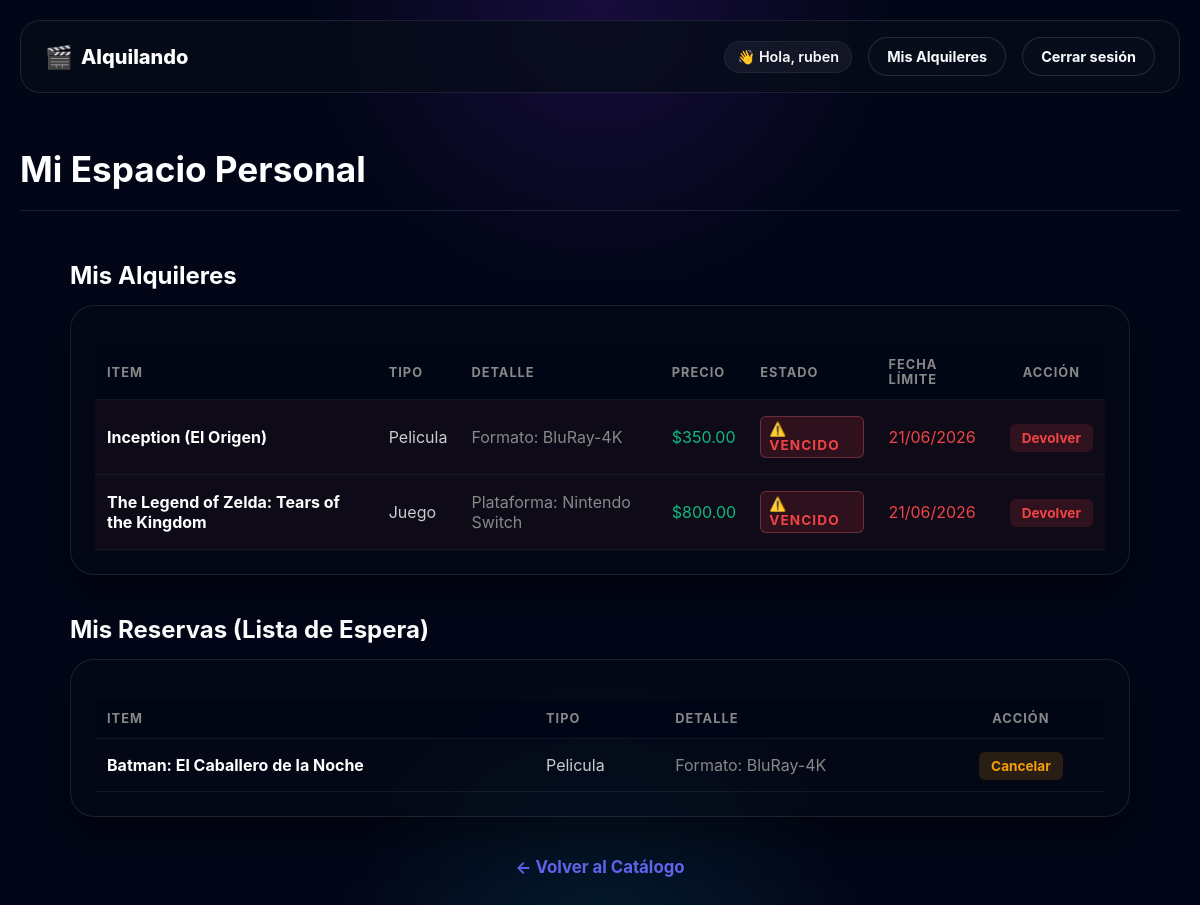
The page /mis-alquileres (signed in) on the database its author committed.
### app.py (models this page shows, shortened)
class Usuario(db.Model):
    __tablename__ = 'usuarios'
    id = db.Column(db.Integer, primary_key=True)
    nombre = db.Column(db.String(100), nullable=False)
    email = db.Column(db.String(100), unique=True, nullable=False)
    password = db.Column(db.String(100), nullable=False)
    rol = db.Column(db.String(20), default='cliente')
    bloqueado = db.Column(db.Boolean, default=False)
    activo = db.Column(db.Boolean, default=False)
    alquileres = db.relationship('ProductoAlquiler', backref='usuario', lazy=True)
    reservas_solicitadas = db.relationship('ProductoAlquiler', secondary=lista_espera, backref=db.backref('en_espera', lazy=True))
    @classmethod
    def buscar_por_id(cls, usuario_id):
        return cls.query.get(usuario_id)

class ProductoAlquiler(db.Model):
    __tablename__ = 'productos_alquiler'
    id = db.Column(db.Integer, primary_key=True)
    titulo = db.Column(db.String(100), nullable=False)
    genero = db.Column(db.String(50), nullable=True)
    alquilado = db.Column(db.Boolean, default=False)
    precio_alquiler = db.Column(db.Float, nullable=False)
    stock = db.Column(db.Integer, default=1)
    imagen = db.Column(db.String(100), default='default.jpg')
    contador_alquileres = db.Column(db.Integer, default=0)
    tipo_producto = db.Column(db.String(50))
    usuario_id = db.Column(db.Integer, db.ForeignKey('usuarios.id'), nullable=True)
    fecha_alquiler = db.Column(db.DateTime, nullable=True)
    fecha_vencimiento = db.Column(db.DateTime, nullable=True)
    estado = db.Column(db.String(30), default='disponible')
    __mapper_args__ = {
        'polymorphic_on': tipo_producto,
        'polymorphic_identity': 'producto_generico'
    }
    def esta_vencido(self):
        if self.fecha_vencimiento and datetime.now() > self.fecha_vencimiento:
            return True
        return False

class Juego(ProductoAlquiler):
    plataforma = db.Column(db.String(50), nullable=True)
    __mapper_args__ = {'polymorphic_identity': 'juego'}
    def obtener_especifico(self):
        return f"Plataforma: {self.plataforma}" if self.plataforma else "Sin plataforma"

### app.py (the view)
@app.route('/mis-alquileres')
def mis_alquileres():
    if 'usuario_id' not in session:
        return redirect(url_for('login'))
    usuario_actual = Usuario.buscar_por_id(session['usuario_id'])
    return render_template('mis_alquileres.html', alquileres=usuario_actual.alquileres, reservas=usuario_actual.reservas_solicitadas)

### app.py (called while the page is built)
    def obtener_especifico(self):
        return f"Formato: {self.formato}" if self.formato else "Sin formato"

### templates/mis_alquileres.html (shortened to what this page needs)
{% extends 'base.html' %}
{% block content %}
<section class="pantalla-principal" style="padding: 20px 0; border-bottom: 1px solid var(--border, #333); margin-bottom: 30px;">
    <h1 style="font-size: 2.2rem; color: #fff; margin: 10px 0 0 0;">Mi Espacio Personal</h1>
</section>
<main class="catalogo" style="max-width: 1100px; margin: 0 auto; padding: 0 20px;">
    <h2 class="subtitulo-seccion" style="font-size: 1.5rem; margin-bottom: 15px; color: #fff;">Mis Alquileres</h2>
    <div class="auth-container" style="max-width: 100%; padding: 24px; margin-bottom: 40px;">
        {% if alquileres %}
            <table class="tabla-panel tabla-cliente" style="width: 100%; border-collapse: collapse; text-align: left;">
                <thead>
                    <tr style="border-bottom: 1px solid #333;">
                        <th style="padding: 12px; color: #888;">Item</th>
                        <th style="padding: 12px; color: #888;">Tipo</th>
                        <th style="padding: 12px; color: #888;">Detalle</th>
                        <th style="padding: 12px; color: #888;">Precio</th>
                        <th style="padding: 12px; color: #888;">Estado</th>
                        <th style="padding: 12px; color: #888;">Fecha Límite</th>
                        <th style="padding: 12px; color: #888; text-align: center;">Acción</th>
                    </tr>
                </thead>
                <tbody>
                    {% for a in alquileres %}
                        {% set vencido = a.esta_vencido() %}
                        <tr {% if vencido %}style="background: rgba(255,68,68,0.04);"{% endif %} style="border-bottom: 1px solid rgba(255,255,255,0.05);">
                            <td style="padding: 16px 12px; font-weight: bold; color: #fff;">{{ a.titulo }}</td>
                            <td class="texto-claro" style="padding: 16px 12px; text-transform: capitalize; color: #ccc;">{{ a.tipo_producto }}</td>
                            <td class="texto-gris" style="padding: 16px 12px; color: #888;">{{ a.obtener_especifico() }}</td>
                            <td class="texto-verde" style="padding: 16px 12px; color: #10b981;">${{ "%.2f"|format(a.precio_alquiler) }}</td>
                            <td style="padding: 16px 12px;">
                                {% if a.estado == 'pendiente' %}
                                    <span class="badge pendiente" style="background: rgba(245,158,11,0.15); color: #f59e0b; padding: 4px 8px; border-radius: 6px; font-size: 0.85rem;">⏳ Pendiente</span>
                                {% elif a.estado == 'activo' and vencido %}
                                    <span class="badge vencido" style="background: rgba(239,68,68,0.15); color: #ef4444; padding: 4px 8px; border-radius: 6px; font-size: 0.85rem;">⚠️ Vencido</span>
                                {% elif a.estado == 'activo' %}
                                    <span class="badge alquiler-ok" style="background: rgba(16,185,129,0.15); color: #10b981; padding: 4px 8px; border-radius: 6px; font-size: 0.85rem;">✔ Activo</span>
                                {% elif a.estado == 'dev_pendiente' %}
                                    <span class="badge dev-pendiente" style="background: rgba(59,130,246,0.15); color: #3b82f6; padding: 4px 8px; border-radius: 6px; font-size: 0.85rem;">📦 En proceso</span>
                                {% endif %}
                            </td>
                            <td style="padding: 16px 12px;">
                                {% if a.estado == 'pendiente' %}
                                    <span class="texto-gris" style="color: #888;">Al confirmar</span>
                                {% elif a.fecha_vencimiento %}
                                    <span style="color: {% if vencido %} #ef4444 {% else %} #ccc {% endif %};">
                                        {{ a.fecha_vencimiento.strftime('%d/%m/%Y') }}
                                    </span>
                                {% else %}
                                    <span class="texto-gris" style="color: #888;">—</span>
                                {% endif %}
                            </td>
                            <td style="padding: 16px 12px; text-align: center;">
                                {% if a.estado == 'pendiente' %}
                                    <span class="texto-gris" style="font-style: italic; color: #888;">Esperando local</span>
                                {% elif a.estado == 'activo' %}
                                    <a href="{{ url_for('devolver_item', prod_id=a.id) }}"
                                       onclick="return confirm('¿Confirmás que ya devolviste \'{{ a.titulo }}\'? El local verificará la recepción.');"
                                       style="background: rgba(239,68,68,0.15); color: #ef4444; padding: 6px 12px; border-radius: 6px; text-decoration: none; font-size: 0.85rem; font-weight: bold;">
                                        Devolver
                                    </a>
                                {% elif a.estado == 'dev_pendiente' %}
                                    <span style="font-style: italic; color: #3b82f6; font-size: 0.85rem;">Verificando...</span>
                                {% endif %}
                            </td>
                        </tr>
                    {% endfor %}
                </tbody>
            </table>
        {% else %}
            <p class="texto-vacio" style="color: #888; text-align: center; padding: 20px 0; margin: 0;">No tenés ningún alquiler activo en este momento.</p>
        {% endif %}
    </div>
    <h2 class="subtitulo-seccion" style="font-size: 1.5rem; margin-bottom: 15px; color: #fff;">Mis Reservas (Lista de Espera)</h2>
    <div class="auth-container" style="max-width: 100%; padding: 24px; margin-bottom: 40px;">
        {% if reservas %}
            <table class="tabla-panel tabla-cliente" style="width: 100%; border-collapse: collapse; text-align: left;">
                <thead>
                    <tr style="border-bottom: 1px solid #333;">
                        <th style="padding: 12px; color: #888;">Item</th>
                        <th style="padding: 12px; color: #888;">Tipo</th>
                        <th style="padding: 12px; color: #888;">Detalle</th>
                        <th style="padding: 12px; color: #888; text-align: center;">Acción</th>
                    </tr>
                </thead>
                <tbody>
                    {% for r in reservas %}
                        <tr style="border-bottom: 1px solid rgba(255,255,255,0.05);">
                            <td style="padding: 16px 12px; font-weight: bold; color: #fff;">{{ r.titulo }}</td>
                            <td class="texto-claro" style="padding: 16px 12px; text-transform: capitalize; color: #ccc;">{{ r.tipo_producto }}</td>
                            <td class="texto-gris" style="padding: 16px 12px; color: #888;">{{ r.obtener_especifico() }}</td>
                            <td style="padding: 16px 12px; text-align: center;">
                                <a href="{{ url_for('cancelar_reserva', prod_id=r.id) }}"
                                   style="background: rgba(245,158,11,0.15); color: #f59e0b; padding: 6px 12px; border-radius: 6px; text-decoration: none; font-size: 0.85rem; font-weight: bold;">
                                    Cancelar
                                </a>
                            </td>
                        </tr>
                    {% endfor %}
                </tbody>
            </table>
        {% else %}
            <p class="texto-vacio" style="color: #888; text-align: center; padding: 20px 0; margin: 0;">No estás anotado en ninguna lista de espera.</p>
        {% endif %}
    </div>
    <div style="text-align: center; margin-bottom: 50px;">
        <a href="{{ url_for('inicio') }}" style="color: #6366f1; text-decoration: none; font-weight: bold; font-size: 1.05rem;">← Volver al Catálogo</a>
</main>
{% endblock %}

### templates/base.html (shortened to what this page needs)
<!DOCTYPE html>
<html lang="es">
<head>
    <link rel="stylesheet" href="{{ url_for('static', filename='estilos.css') }}">
    <link rel="stylesheet" href="https://cdnjs.cloudflare.com/ajax/libs/font-awesome/6.0.0/css/all.min.css">
</head>
<body class="page-body">
    <div class="page-shell">
        <header class="site-header">
            <a class="brand" href="{{ url_for('inicio') }}">
                <span class="brand-mark">🎬</span>
                <span class="brand-text">Alquilando</span>
            </a>
            <div class="auth-actions">
                {% if session.get('usuario_nombre') %}
                    <div class="user-pill">👋 Hola, {{ session['usuario_nombre'] }}</div>
                    <a class="btn btn-secondary" href="{{ url_for('mis_alquileres') }}">Mis Alquileres</a>
                    <a class="btn btn-secondary" href="{{ url_for('logout') }}">Cerrar sesión</a>
                {% else %}
                    <a class="btn btn-secondary" href="{{ url_for('login') }}">Iniciar sesión</a>
                    <a class="btn btn-primary" href="{{ url_for('registro') }}">Registrarse</a>
                {% endif %}
            </div>
        </header>
        <main class="main-content">
            {% block content %}{% endblock %}
        </main>
    </div>
</body>
</html>

### static/estilos.css (style rules this page uses)
* { box-sizing: border-box; }
:root { --bg-main: #020617; --bg-soft: rgba(8, 15, 29, 0.78); --panel: rgba(7, 12, 24, 0.7); --panel-strong: rgba(7, 12, 24, 0.9); --border: rgba(148, 163, 184, 0.16); --border-soft: rgba(148, 163, 184, 0.1); --text-main: #f8fafc; --text-muted: #a5b4d1; --accent: #8b5cf6; --accent-strong: #6d28d9; --accent-soft: rgba(139, 92, 246, 0.22); --success: #22c55e; --warning: #fbbf24; --danger: #fb7185; --shadow: 0 24px 80px rgba(0, 0, 0, 0.38); }
body { margin: 0; min-height: 100vh; font-family: Inter, system-ui, -apple-system, BlinkMacSystemFont, "Segoe UI", sans-serif; color: var(--text-main); background: radial-gradient(circle at top, rgba(91, 33, 182, 0.24), transparent 26%), radial-gradient(circle at bottom, rgba(14, 116, 144, 0.18), transparent 24%), var(--bg-main); }
body, h1, h2, h3, p { margin: 0; }
a { color: var(--text-main); text-decoration: none; transition: opacity 0.2s; }
.page-shell { max-width: 1280px; margin: 0 auto; padding: 20px; }
.main-content { display: flex; flex-direction: column; gap: 20px; }
.btn { display: inline-flex; align-items: center; justify-content: center; padding: 10px 18px; border-radius: 999px; border: 1px solid transparent; font-weight: 700; cursor: pointer; text-decoration: none; font-size: 0.9rem; transition: transform 0.2s ease, box-shadow 0.2s ease, border-color 0.2s ease; }
.btn-secondary { background: rgba(8, 15, 29, 0.72); color: var(--text-main); border-color: rgba(148, 163, 184, 0.2); }
.tabla-panel { width: 100%; border-collapse: collapse; margin-top: 15px; color: var(--text-main); }
.tabla-panel th, .tabla-panel td { padding: 12px; text-align: left; border-bottom: 1px solid var(--border-soft); vertical-align: middle; }
.tabla-panel th { background: rgba(2, 6, 23, 0.85); color: var(--text-muted); font-weight: bold; font-size: 0.8rem; text-transform: uppercase; letter-spacing: 1px; }
.tabla-cliente th, .tabla-cliente td { padding: 15px 10px; }
.badge { display: inline-flex; align-items: center; padding: 4px 10px; border-radius: 999px; font-size: 0.68rem; font-weight: bold; text-transform: uppercase; letter-spacing: 0.08em; }
.badge.vencido { background: rgba(251, 113, 133, 0.15); color: var(--danger); border: 1px solid rgba(251, 113, 133, 0.3); }
.site-header { display: flex; justify-content: space-between; align-items: center; padding: 16px 24px; background: rgba(7, 12, 24, 0.75); border: 1px solid var(--border); border-radius: 20px; backdrop-filter: blur(12px); margin-bottom: 20px; }
.brand { display: flex; align-items: center; gap: 8px; font-size: 1.25rem; font-weight: 800; color: #fff; }
.brand-mark { font-size: 1.4rem; }
.auth-actions { display: flex; align-items: center; gap: 16px; }
.user-pill { font-size: 0.9rem; color: var(--text-main); font-weight: 600; background: rgba(248, 250, 252, 0.05); padding: 6px 12px; border-radius: 999px; border: 1px solid var(--border-soft); }
.auth-container { background: rgba(7, 12, 24, 0.45); border: 1px solid var(--border, #333); border-radius: 24px; padding: 50px 40px; width: 100%; max-width: 520px; backdrop-filter: blur(8px); box-shadow: 0 20px 40px rgba(0, 0, 0, 0.4); }

### rows shown on the page
Usuario: usuario_nombre "ruben"
Juego: titulo "Inception (El Origen)", tipo_producto "Pelicula", obtener_especifico "Formato: BluRay-4K", precio_alquiler "350.00", estado "⚠️ VENCIDO", fecha_vencimiento "21/06/2026"
Juego: titulo "The Legend of Zelda: Tears of the Kingdom", tipo_producto "Juego", obtener_especifico "Plataforma: Nintendo Switch", precio_alquiler "800.00", estado "⚠️ VENCIDO", fecha_vencimiento "21/06/2026"
Juego: titulo "Batman: El Caballero de la Noche", tipo_producto "Pelicula", obtener_especifico "Formato: BluRay-4K"
